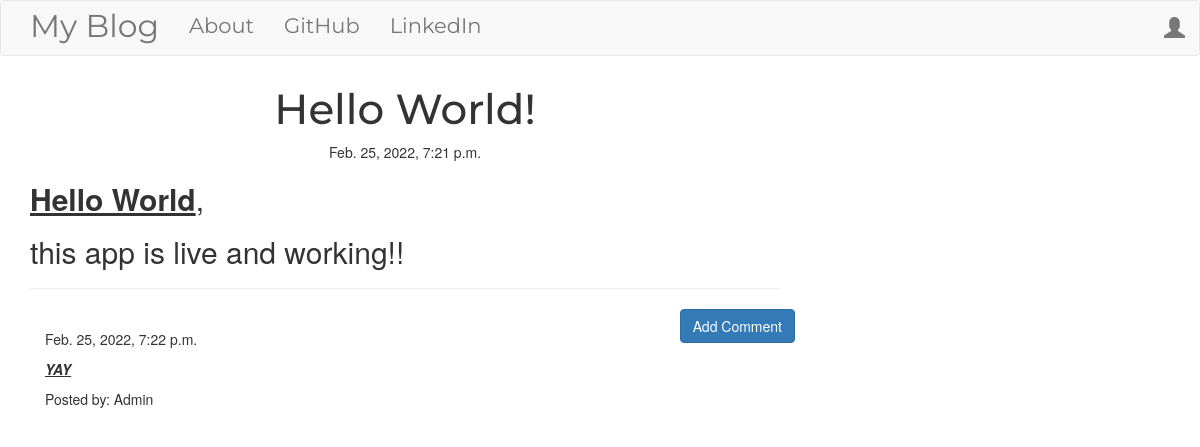
Page /post/7 on the committed database.
### blog/models.py (models this page shows, shortened)
class Post(models.Model):
    author = models.ForeignKey('auth.User', on_delete=models.CASCADE)
    title = models.CharField(max_length=256)
    text = models.TextField()
    created_at = models.DateTimeField(default=timezone.now)
    published_date = models.DateTimeField(blank=True, null=True)

class Comment(models.Model):
    post = models.ForeignKey('blog.Post', related_name='comments', on_delete=models.CASCADE)
    author = models.CharField(max_length=256)
    text = models.TextField()
    created_at = models.DateTimeField(default=timezone.now)
    approved_comment = models.BooleanField(default=False)

### blog/views.py (the view)
# urls.py: path('post/<int:pk>', views.PostDetailView.as_view(), name='post_detail'),
class PostDetailView(DetailView):
    model = Post

### blog/templates/blog/post_detail.html (shortened to what this page needs)
{% extends 'blog/base.html' %}
{% block content %}
    <h1 class="posttitle loader">{{ post.title }}</h1>
    {% if post.published_date %}
    <div class="date postdate">
        {{ post.published_date}}
    </div>
    {% else %}
    <a href="{% url 'post_publish' pk=post.pk %}" class="btn btn-default">Publish</a>
    {% endif %}
    <p class="postcontent">{{ post.text|safe|linebreaksbr}}</p>
    <hr>
    <a href="{% url 'add_comment_to_post' pk=post.pk %}" class="btn btn-primary btn-comment">Add Comment</a>
    <div class="container">
        {% for comment in post.comments.all %}
        <br>
            {% if user.is_authenticated or comment.approved_comment %}
                {{ comment.created_at }}
                    <p>{{ comment.text|safe|linebreaks }}</p>
                    <p>Posted by: {{ comment.author }}</p>
            {% endif %}
            {% empty %}
            <p>No Comments</p>
        {% endfor %}
    </div>
{% endblock %}

### blog/static/css/blog.css (style rules this page uses)
.postdate { text-align: center; }
.posttitle { font-family: 'Montserrat'; font-size: 3em; text-align: center; font-style: bold; }
.postcontent { font-family: 'Montserrat'; font-size: 1.5em; }
.btn-comment { position: absolute; right: 0px; }

### rows in the picture
Post: title "Hello World!", published_date "Feb. 25, 2022, 7:21 p.m.", text "Hello World , this app is live and working!!"
Comment: created_at "Feb. 25, 2022, 7:22 p.m.", text "YAY", author "Admin"
